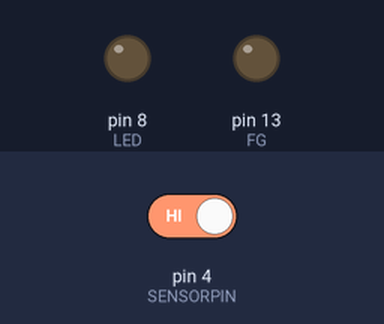
The sketch below on a simulated Arduino Uno, built with avr-gcc and run on an emulated ATmega328P. On the bench: output pins drawn as LEDs (lit = HIGH). Inputs (shaded band) come from the test bench; at power-on: pin 4 (SENSORPIN) HIGH.

Above: at 1.2 s.
1.3 s: pin 4 (SENSORPIN) driven LOW
At 2.1 s:
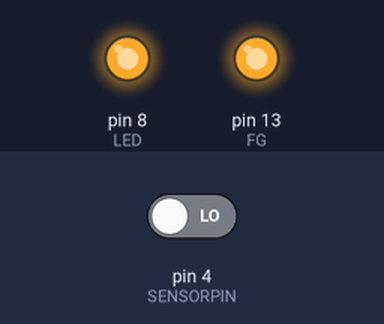
2.8 s: pin 4 (SENSORPIN) driven HIGH
At 3.2 s:
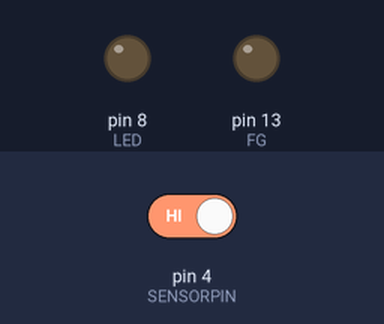
Timing chart, 0 to 5.8 s (numbered marks = the images above; inputs shaded):
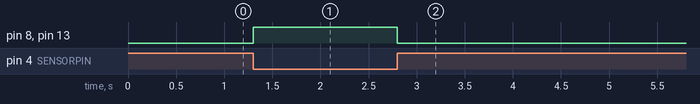

The sketch:

sketch_LED-pin13.ino.ino
```cpp
#define FG 13
  // Pin 13: Arduino has a function generator connected on pin 13
#define LED 8
  //Arduino has an LED PIN connected to pin8
#define SENSORPIN 4
  //IR breakbeam sensor input


// variables will change:
int sensorState = 0, lastState=0;         // variable for reading the pushbutton status

void setup() {
  // initialize PIN13 as an output:
  pinMode(FG, OUTPUT);
  // initialize PIN8 as an output
  pinMode(LED,OUTPUT);
  // initialize the sensor pin as an input:
  pinMode(SENSORPIN, INPUT);
  digitalWrite(SENSORPIN, HIGH); // turn on the pullup
}

void loop(){
  // read the state of the pushbutton value:
  sensorState = digitalRead(SENSORPIN);

  // check if the sensor beam is broken
  // if it is, the sensorState is LOW:
  if (sensorState == LOW) {
    // turn FG on,turn EMG on, Turn LED on, turn counter on:
    digitalWrite(FG, HIGH);
    digitalWrite(LED, HIGH);
  }
  else {
    // turn FG off:
    digitalWrite(FG, LOW);
    digitalWrite(LED, LOW);

  }

  lastState = sensorState;
}
```

Measured:
- after the input at 1.3 s, pin 8 (LED), pin 13 (FG): LOW → HIGH at once
- after the input at 2.8 s, pin 8 (LED), pin 13 (FG): HIGH → LOW at once
